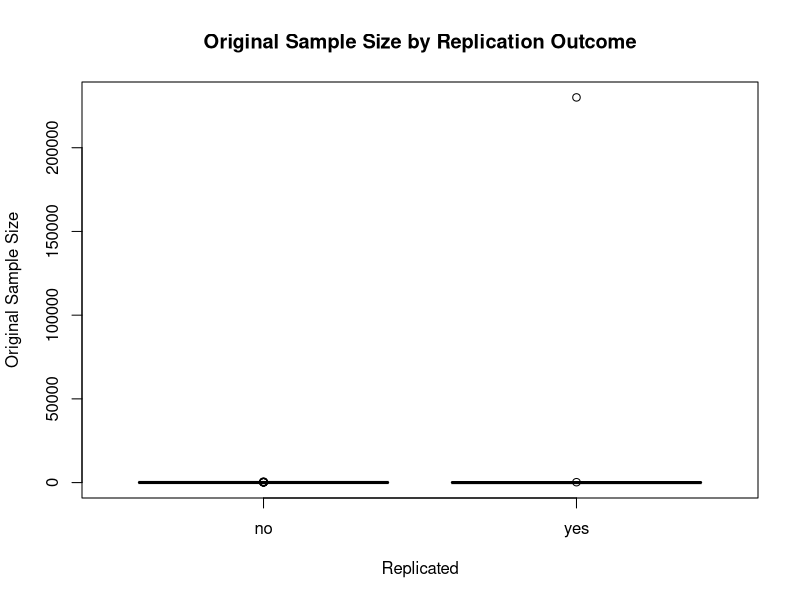

Generate this figure with R:
# R
data <- read.csv("cleaned_psych_data.csv")

# Shows replication counts
table(data$Replicate..R.)

# Aggregates data based on average sample size by each group
aggregate(SampleSize ~ Replicate..R., data = data, FUN = mean)

# Box Plot
boxplot(SampleSize ~ Replicate..R., data = data,
        main = "Original Sample Size by Replication Outcome",
        xlab = "Replicated", ylab = "Original Sample Size")
dev.copy(png, "sample_size_boxplot.png")
dev.off()

# Critical Value
qt(0.975, df = 38)

# Hypothesis Test/Confidence Interval
t.test(SampleSize ~ Replicate..R., data = data)
